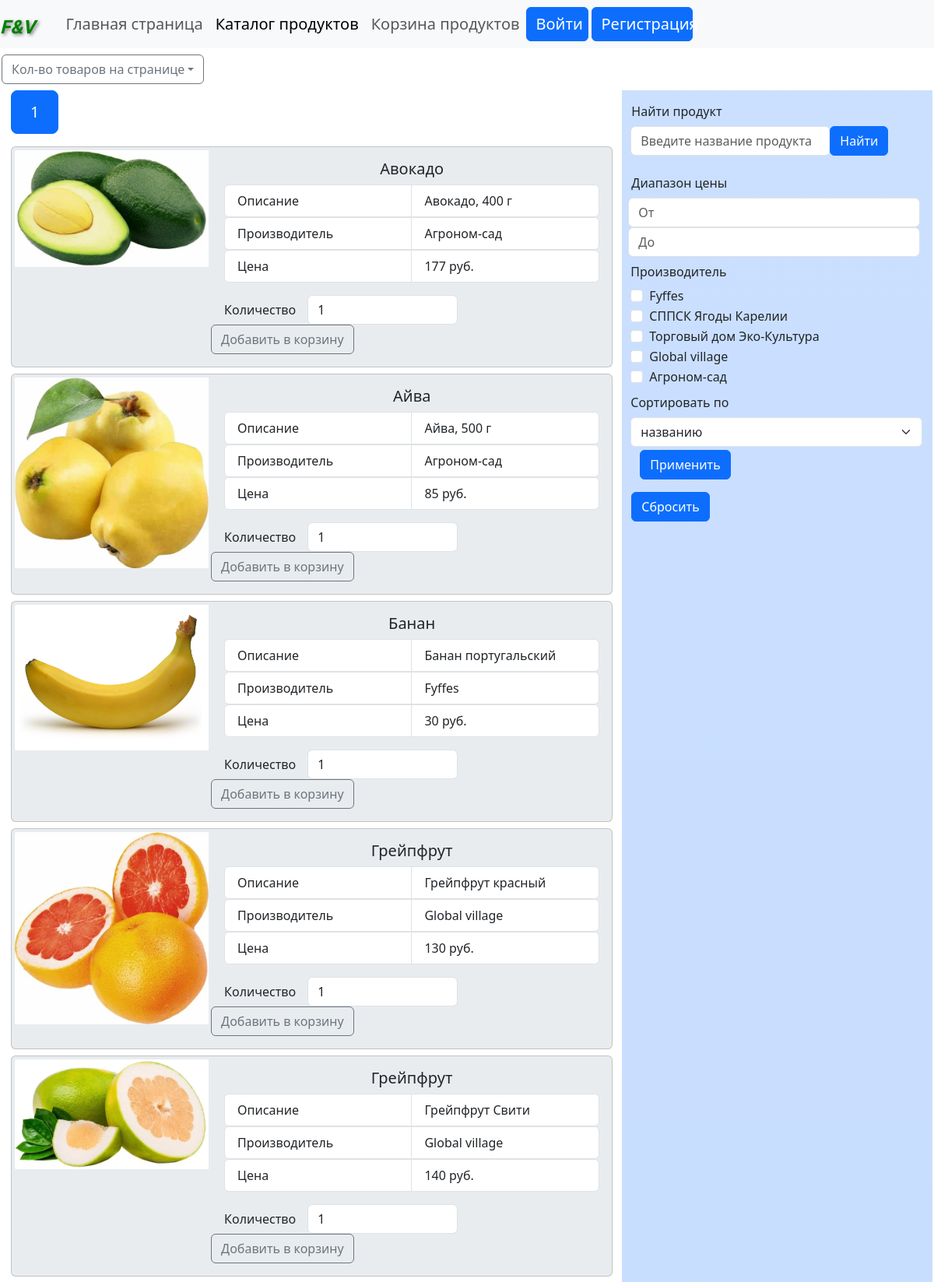
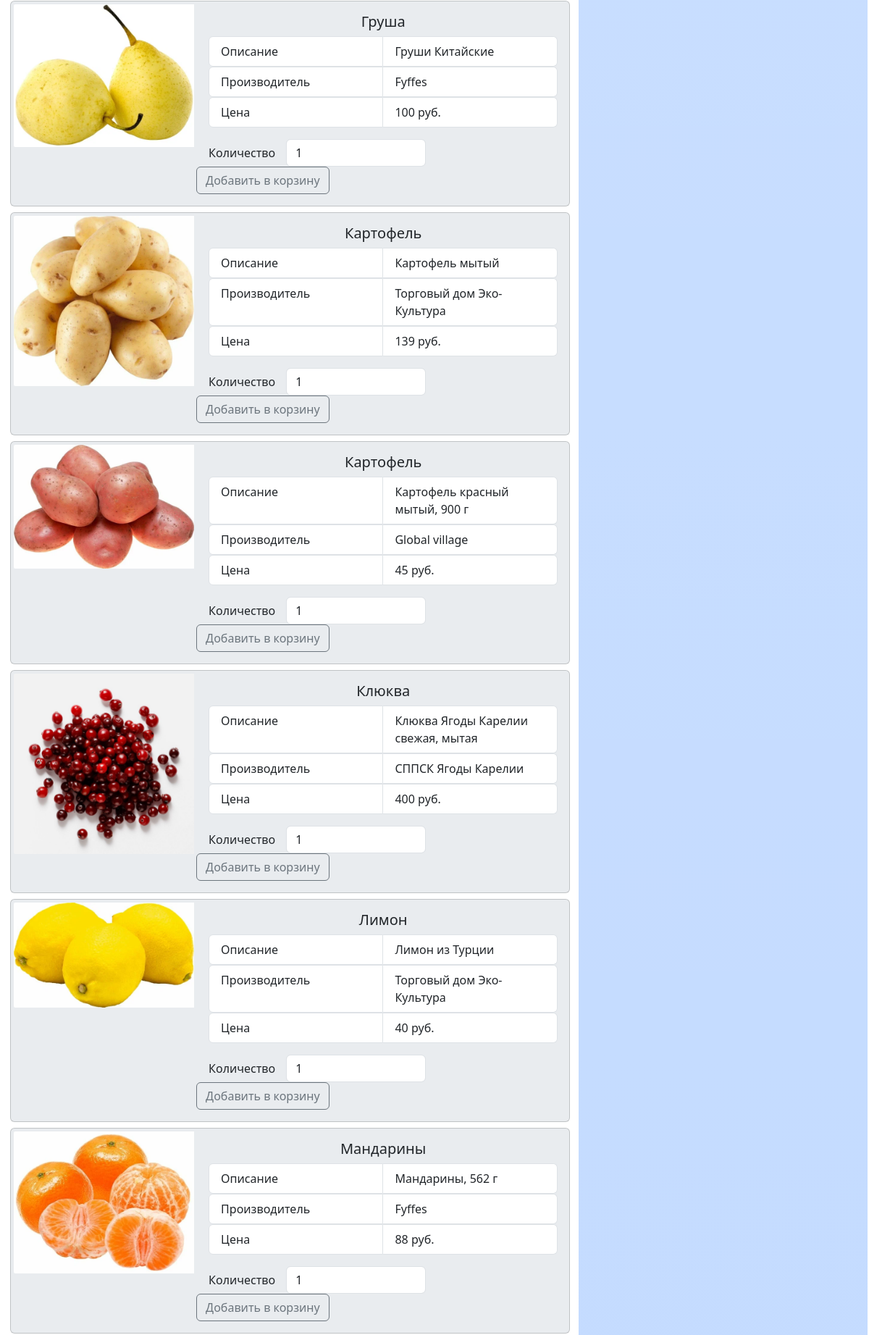
/product.php?p=1&c=21 (upper part), run on the app's committed database (2 pictures, top to bottom).
### tables this page shows
CREATE TABLE `products` (
  `id` int NOT NULL,
  `name` varchar(30) NOT NULL,
  `description` varchar(100) NOT NULL,
  `photo` varchar(50) NOT NULL,
  `company` varchar(30) NOT NULL,
  `amount` int NOT NULL,
  `price` double NOT NULL
);

### common/db_helper.php (called while the page is built, shortened)
<?php
class db_helper
{
    private mysqli $ms;
    private static ?db_helper $db = null;
    private function __construct()
    {
        $this->ms = new mysqli("localhost", "root", "", "edu", 3306);
    }
    public static function get_instance(): ?db_helper
    {
        if (self::$db === null)
            self::$db = new db_helper();
        return self::$db;
    }
	public function get_products(string $param,int $select): array {
		$sort=$this->get_query_sort($select);
		$rows=array();
		if ($param=='') {
		$stmt = $this->ms->prepare("SELECT * FROM `products` " . $sort);
		}
		else {
			$param='%'.$param.'%';
			$stmt = $this->ms->prepare("SELECT * FROM `products` WHERE `products`.name LIKE ?" . $sort);
        $stmt->bind_param('s', $param);
		}
        $stmt->execute();
        $result = $stmt->get_result();
		while ($row = $result->fetch_array(MYSQLI_ASSOC)) {
			$rows[]=$row;
		}
        return $rows;
	}
	private function get_query_sort(int $select):string {
		$sort='';
		switch($select) {
				case 1:
				$sort=" ORDER BY name";
				break;
			}
			return $sort;
	}
	public function get_company():array {
		$rows=array();
			$stmt = $this->ms->prepare("SELECT DISTINCT company FROM `products`");
        $stmt->execute();
        $result = $stmt->get_result();
		while ($row = $result->fetch_array(MYSQLI_ASSOC)) {
			$rows[]=$row;
		}
        return $rows;
	}
}

### common/pagination.php (called while the page is built, shortened)
<?php
class pagination {
    private $objects_count;
    private $objects_per_page;
    public function __construct(int $objects_count, int $objects_per_page, int $page_num) {
        $this->objects_count=$objects_count;
        $this->objects_per_page=$objects_per_page;
    }
    public function get_objects_idx_by(int $page_num):array | null {
        $start=min(($page_num-1)*$this->objects_per_page, $this->objects_count-1);
        $end=min($start+$this->objects_per_page, $this->objects_count)-1;
        return array($start,$end);
    }
}

### product.php (the view, shortened to what this page needs)
<?php
require_once ("common/page.php");
require_once ("common/db_helper.php");
require_once ("common/pagination.php");
class the_content extends \common\a_content {
	private function print_pages($pages, $current_page):void {
		print('<ul class="pagination pagination-lg">');
			for($i=0; $i<count($pages); $i++) {
				if ($pages[$i][0]== $current_page ) {
					print('<li class="page-item active" aria-current="page">');
					print("<span class='page-link'>{$pages[$i][0]}</span>");
					print('</li>');
				}
				else {
				 print("<li class='page-item'><a class='page-link' href='{$pages[$i][1]}'>{$pages[$i][0]}</a></li>");
				}
			}
			print('</ul>');
	}
    public function show_content(): void
    {
		$products=array();
		$select=(isset($_SESSION['select']))?$_SESSION['select']:1;
		if (isset($_SESSION['search'])) {
		$products=\common\db_helper::get_instance()->get_products($_SESSION['search'],$select);
	}
	else {
		$price1=0;
		$price2=10000;
		$comp= (isset($_SESSION['checked_comp']))?$_SESSION['checked_comp']:array();
		if ($price1==0 && $price2==10000 && count($comp)==0) {
        $products=\common\db_helper::get_instance()->get_products('',$select);
		}
		else {
		$products=\common\db_helper::get_instance()->get_filter_products($price1,$price2,$comp,$select);
		}
	}
	    try {
		if(count($products)>0) {
			$current_page=1;
			$current_objects_per_page=7;
			if (isset($_GET['p']) && isset($_GET['c'])) {
				if (!in_array($_GET['c'],array(7,14,21))) {
					throw new ErrorException('Страница не найдена');
				}
				else {
					if (mb_eregi("^[0-9]+$", $_GET['p'])) {
				$current_page=$_GET['p'];
				$current_objects_per_page=$_GET['c'];
			$p= new \common\pagination(count($products),$_GET['c'], $_GET['p']);
			$pages=$p->get_pages("product.php?p=");
			$interval=$p->get_objects_idx_by($_GET['p']);
					}
					else {throw new ErrorException('Страница не найдена');}
				}
			}
			else {
				$p= new \common\pagination(count($products), 7, 1);
				$pages=$p->get_pages("product.php?p=");
				$interval=$p->get_objects_idx_by(1);
			}
			print('<div class="dropdown text-start">');
			print('<span class="btn btn-outline-secondary dropdown-toggle my-2" role="button" data-bs-toggle="dropdown" aria-expanded="true">Кол-во товаров на странице</span>');
			print('</div>');
		print('<div class="container-fluid text-start h-100 w-100  mx-0 px-0 g-0">');
		print('<div class="row w-100 mx-0">');
		print('<div class="col-8">');
		$this->print_pages($pages,$current_page);
		for($i=$interval[0]; $i<=$interval[1]; $i++) {
			?>
			<div class="card text-justify bg-body-secondary  g-0 my-2 pe-0 me-0">
			<div class="row g-0 ">
			<div class="col-12 col-md-4">
			<?php
			print("<img src='data/{$products[$i]['photo']}' class='img-fluid rounded-start p-1' alt='image1'>");
			?>
			</div>
    <div class="col-12 col-md-8">
      <div class="card-body">
		<h5 class="card-title text-center"><?php print $products[$i]['name']; ?></h5>
        <ul class="list-group list-group-horizontal w-100 text-start ">
  <li class="list-group-item flex-fill w-100 text-break">Описание</li>
  <li class="list-group-item flex-fill w-100"><?php print $products[$i]['description']; ?></li>
</ul>
<ul class="list-group list-group-horizontal w-100 text-start">
  <li class="list-group-item flex-fill w-100">Производитель</li>
  <li class="list-group-item flex-fill w-100"><?php print $products[$i]['company']; ?></li>
</ul>
<ul class="list-group list-group-horizontal w-100 text-start">
  <li class="list-group-item flex-fill w-100">Цена</li>
  <li class="list-group-item flex-fill w-100"><?php print $products[$i]['price']; ?> руб.</li>
</ul>
</div>
<form action=<?php print "product.php?p=$current_page" . "&c=$current_objects_per_page"; ?> method="post">
		<div class="input-group has-validation mb-3">
		<div class="col-auto">
    <label for=<?php print $products[$i]['id']; ?> class="col-form-label mx-3">Количество</label>
  </div>
  <div class="col-auto">
		<input type='number' name=<?php print $products[$i]['id']; ?> class='form-control w-75' placeholder='Укажите количество' value='1' min='1' required>
		  </div>
		  <div class="col-auto">
		<input type="submit" value="Добавить в корзину" class="btn btn-outline-secondary"  id="button-addon2">
		</div>
</div>
</form>
</div>
</div>
</div>
<?php
		}
		print('</div>');
		}
?>
<div class="col-4 bg-primary bg-gradient bg-opacity-25  ">
<form action="product.php" method="post">
		<div class="input-group has-validation mb-3 mt-2">
    <label for="search" class="col-form-label me-2">Найти продукт </label>
  <div class="col-12 col-lg-auto">
		<input type='text' name='search' class='form-control ' placeholder='Введите название продукта' value=<?php print (isset($_SESSION['search']))?htmlspecialchars($_SESSION['search']):""; ?>>
		  </div>
		 <div class="col-auto">
		<input type="submit" value="Найти" class="btn btn-primary btn-opacity-50 "  id="button-addon2" >
		</div>
</div>
</form>
<form action="product.php" method="post">
		<div class="input-group has-validation mb-3">
		<div class="row w-100">
		<div class="col-auto">
    <label for='filter_price1' class="col-form-label me-1">Диапазон цены</label>
   </div>
		<input type='number' name='filter_price1' class='form-control  ms-2' placeholder='От' value=<?php print (isset($_SESSION['filter_price1']))?htmlspecialchars($_SESSION['filter_price1']):""; ?> min='0' max='9999'>
		<input type='number' name='filter_price2' class='form-control ms-2' placeholder='До' value=<?php print (isset($_SESSION['filter_price2']))?htmlspecialchars($_SESSION['filter_price2']):""; ?> min='0' max='9999'>
</div>
		<?php
		$company=\common\db_helper::get_instance()->get_company();
		print('<div class="col-12">');
		print('<label for="flexCheckDefault" class="col-form-label">Производитель</label>');
		for ($i=0; $i< count($company); $i++) {
			print('<div class="form-check">');
			$name='c' . (string)$i;
			if (isset($_SESSION['checked_comp_id'][$i]) && $_SESSION['checked_comp_id'][$i]=true) {
		print("<input class='form-check-input' type='checkbox' name='{$name}' value='$i' id='flexCheckDefault' checked>");
			}
	        else {
		print("<input class='form-check-input' type='checkbox' name='{$name}' value='$i' id='flexCheckDefault'>");
			}
        print('<label class="form-check-label" for="flexCheckDefault">');
        print($company[$i]['company']);
  print('</label>');
 print('</div>');
		}
		print('</div>');
		?>
<div class="col-12">
<label for='select' class="col-form-label">Сортировать по</label>
<select class="form-select" name="select" aria-label="Default select example">
<?php
$selects=array('названию','возрастанию цены','убыванию цены');
for ($i=0;$i<count($selects);$i++) {
	$j=$i+1;
	if($_SESSION['select']==$j) {
		print("<option value='$j' selected>{$selects[$i]}</option>");
	}
	else {
		print("<option value='$j'>{$selects[$i]}</option>");
	}
}
?>
</select>
</div>
<div class = "container">
	<div class="col-auto mt-1">
		<input type="submit" value="Применить" class="btn btn-primary btn-opacity-50 apply"  id="button-addon2" >
		</div>
</div>
</div>
</form>
<form action="product.php" method="post">
  <input type="submit" value="Сбросить" class="btn btn-primary btn-opacity-50 mb-2 "  id="button-addon2" >
  </form>
</div>
	</div>
	</div>
	<?php
	}
	catch (ErrorException $e) {
	      print('<div class="alert alert-danger" role="alert">');
          print("<p class='text-center'>{$e->getMessage()}</p>");
          print('</div>');
		}
    }
}
$content = new the_content();
new \common\page($content);

### css/main.css (style rules this page uses)
div.container { display: flex; }

### data on the page
products: photo (picture), name "Авокадо", description "Авокадо, 400 г", company "Агроном-сад", price "177"
products: photo (picture), name "Айва", description "Айва, 500 г", company "Агроном-сад", price "85"
products: photo (picture), name "Банан", description "Банан португальский", company "Fyffes", price "30", id "1"
products: photo (picture), name "Грейпфрут", description "Грейпфрут красный", company "Global village", price "130"
products: photo (picture), name "Грейпфрут", description "Грейпфрут Свити", company "Global village", price "140"
products: photo (picture), name "Груша", description "Груши Китайские", company "Fyffes", price "100"
products: photo (picture), name "Картофель", description "Картофель мытый", company "Торговый дом Эко-Культура", price "139"
products: photo (picture), name "Картофель", description "Картофель красный мытый, 900 г", company "Global village", price "45"
products: photo (picture), name "Клюква", description "Клюква Ягоды Карелии свежая, мытая", company "СППСК Ягоды Карелии", price "400"
products: photo (picture), name "Лимон", description "Лимон из Турции", company "Торговый дом Эко-Культура", price "40"
products: photo (picture), name "Мандарины", description "Мандарины, 562 г", company "Fyffes", price "88"

### other printed values
$page['header'] "Главная страница"
$page['header'] "Каталог продуктов"
$page['header'] "Корзина продуктов"
$this->pages[3]['header'] "Войти"
$this->pages[4]['header'] "Регистрация"
$pages[$i][0] "1"
$company[$i]['company'] "Fyffes"
$company[$i]['company'] "СППСК Ягоды Карелии"
$company[$i]['company'] "Торговый дом Эко-Культура"
$company[$i]['company'] "Global village"
$company[$i]['company'] "Агроном-сад"
form field select "названию"
